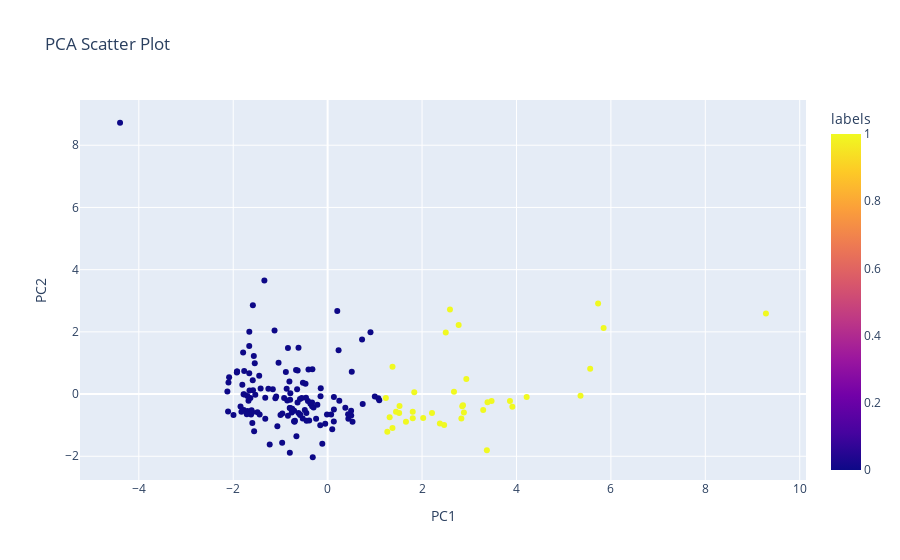

Notebook source saved alongside this figure:
### Code cell
fig = px.scatter(
    df_pca1,
    x='PC1',
    y='PC2',
    color='labels',
    hover_data=['country'],
    title='PCA Scatter Plot'
)

fig.update_layout(
    scene=dict(
        xaxis_title='Principal Component 1',
        yaxis_title='Principal Component 2',
    )
)

fig.show()

### Figure 1 — Plotly figure (JSON) as saved in the notebook; plotly's stock layout.template omitted (floating-point values rounded to 4 significant figures; data arrays with more than 128 entries replaced by an {"elided": "..."} marker saying what was removed)
{"data": [{"customdata": {"elided": "167x1 str values"}, "hovertemplate": "PC1=%{x}<br>PC2=%{y}<br>country=%{customdata[0]}<br>labels=%{marker.color}<extra></extra>", "legendgroup": "", "marker": {"color": {"elided": "167 int values"}, "coloraxis": "coloraxis", "symbol": "circle"}, "mode": "markers", "name": "", "orientation": "v", "showlegend": false, "type": "scatter", "x": {"elided": "167 float values"}, "xaxis": "x", "y": {"elided": "167 float values"}, "yaxis": "y"}], "layout": {"coloraxis": {"colorbar": {"title": {"text": "labels"}}, "colorscale": [[0, "#0d0887"], [0.1111, "#46039f"], [0.2222, "#7201a8"], [0.3333, "#9c179e"], [0.4444, "#bd3786"], [0.5556, "#d8576b"], [0.6667, "#ed7953"], [0.7778, "#fb9f3a"], [0.8889, "#fdca26"], [1, "#f0f921"]]}, "legend": {"tracegroupgap": 0}, "scene": {"xaxis": {"title": {"text": "Principal Component 1"}}, "yaxis": {"title": {"text": "Principal Component 2"}}}, "title": {"text": "PCA Scatter Plot"}, "xaxis": {"anchor": "y", "domain": [0, 1], "title": {"text": "PC1"}}, "yaxis": {"anchor": "x", "domain": [0, 1], "title": {"text": "PC2"}}}}
